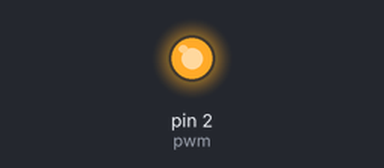
The sketch below on a simulated Arduino Uno, built with avr-gcc and run on an emulated ATmega328P. On the bench: output pins drawn as LEDs (lit = HIGH). Random numbers use the default seed unless the sketch sets one.

Above: at 9.57 s.
At 39.06 s:
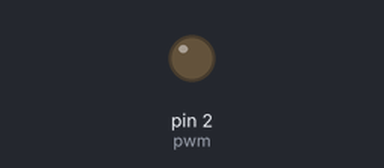
Timing chart, 0 to 40.0 s (numbered marks = the images above):
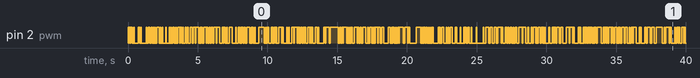

The sketch:

led_pwm_test.ino
```cpp
const int pwm = 2;
void setup() {
  // put your setup code here, to run once:
  pinMode(pwm, OUTPUT);
}

void loop() {
  // put your main code here, to run repeatedly:
  analogWrite(pwm, random(0,255));
  delay(50);
}
```
